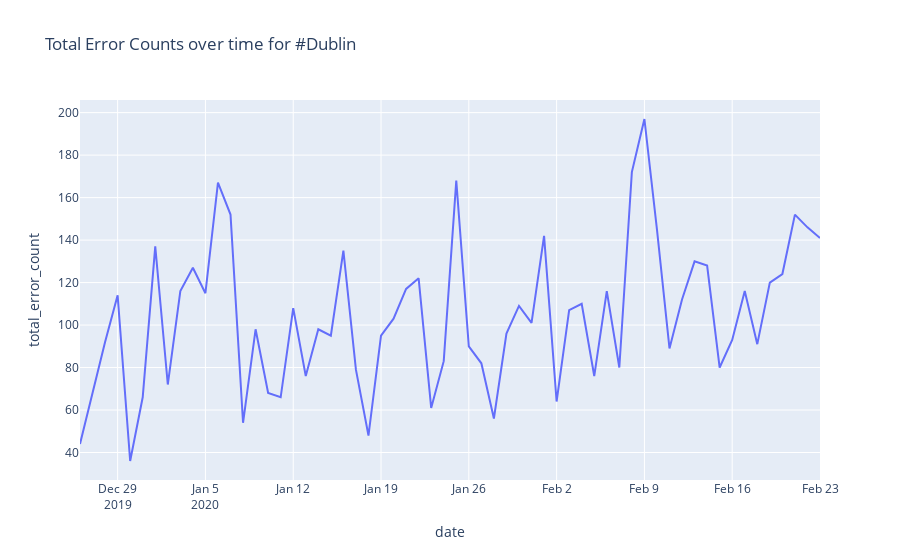

Notebook code cell kept with this figure:
### Code cell
fig = px.line(
    error_counts_by_date_df, 
    x="date", 
    y="total_error_count", 
    title='Total Error Counts over time for #{}'.format(hashtag)
)

fig.show()

### Figure 1 — Plotly figure (JSON) as saved in the notebook; plotly's stock layout.template omitted (floating-point values rounded to 4 significant figures)
{"data": [{"hoverlabel": {"namelength": 0}, "hovertemplate": "date=%{x}<br>total_error_count=%{y}", "legendgroup": "", "line": {"color": "#636efa", "dash": "solid"}, "mode": "lines", "name": "", "showlegend": false, "type": "scatter", "x": ["2019-12-26", "2019-12-27", "2019-12-28", "2019-12-29", "2019-12-30", "2019-12-31", "2020-01-01", "2020-01-02", "2020-01-03", "2020-01-04", "2020-01-05", "2020-01-06", "2020-01-07", "2020-01-08", "2020-01-09", "2020-01-10", "2020-01-11", "2020-01-12", "2020-01-13", "2020-01-14", "2020-01-15", "2020-01-16", "2020-01-17", "2020-01-18", "2020-01-19", "2020-01-20", "2020-01-21", "2020-01-22", "2020-01-23", "2020-01-24", "2020-01-25", "2020-01-26", "2020-01-27", "2020-01-28", "2020-01-29", "2020-01-30", "2020-01-31", "2020-02-01", "2020-02-02", "2020-02-03", "2020-02-04", "2020-02-05", "2020-02-06", "2020-02-07", "2020-02-08", "2020-02-09", "2020-02-10", "2020-02-11", "2020-02-12", "2020-02-13", "2020-02-14", "2020-02-15", "2020-02-16", "2020-02-17", "2020-02-18", "2020-02-19", "2020-02-20", "2020-02-21", "2020-02-22", "2020-02-23"], "xaxis": "x", "y": [44, 68, 92, 114, 36, 66, 137, 72, 116, 127, 115, 167, 152, 54, 98, 68, 66, 108, 76, 98, 95, 135, 79, 48, 95, 103, 117, 122, 61, 83, 168, 90, 82, 56, 96, 109, 101, 142, 64, 107, 110, 76, 116, 80, 172, 197, 145, 89, 112, 130, 128, 80, 93, 116, 91, 120, 124, 152, 146, 141], "yaxis": "y"}], "layout": {"legend": {"tracegroupgap": 0}, "title": {"text": "Total Error Counts over time for #Dublin"}, "xaxis": {"anchor": "y", "domain": [0, 1], "title": {"text": "date"}}, "yaxis": {"anchor": "x", "domain": [0, 1], "title": {"text": "total_error_count"}}}}
